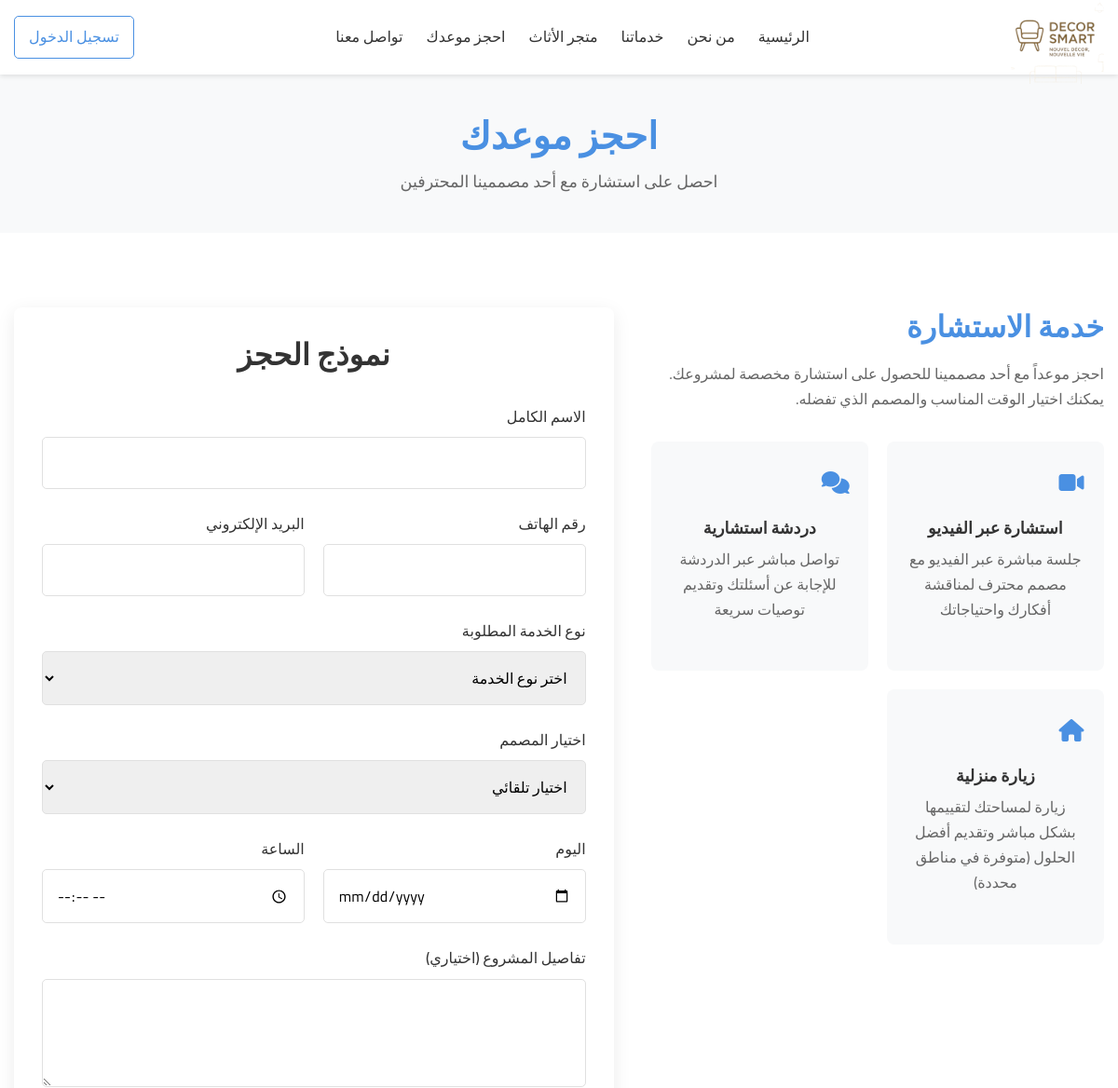
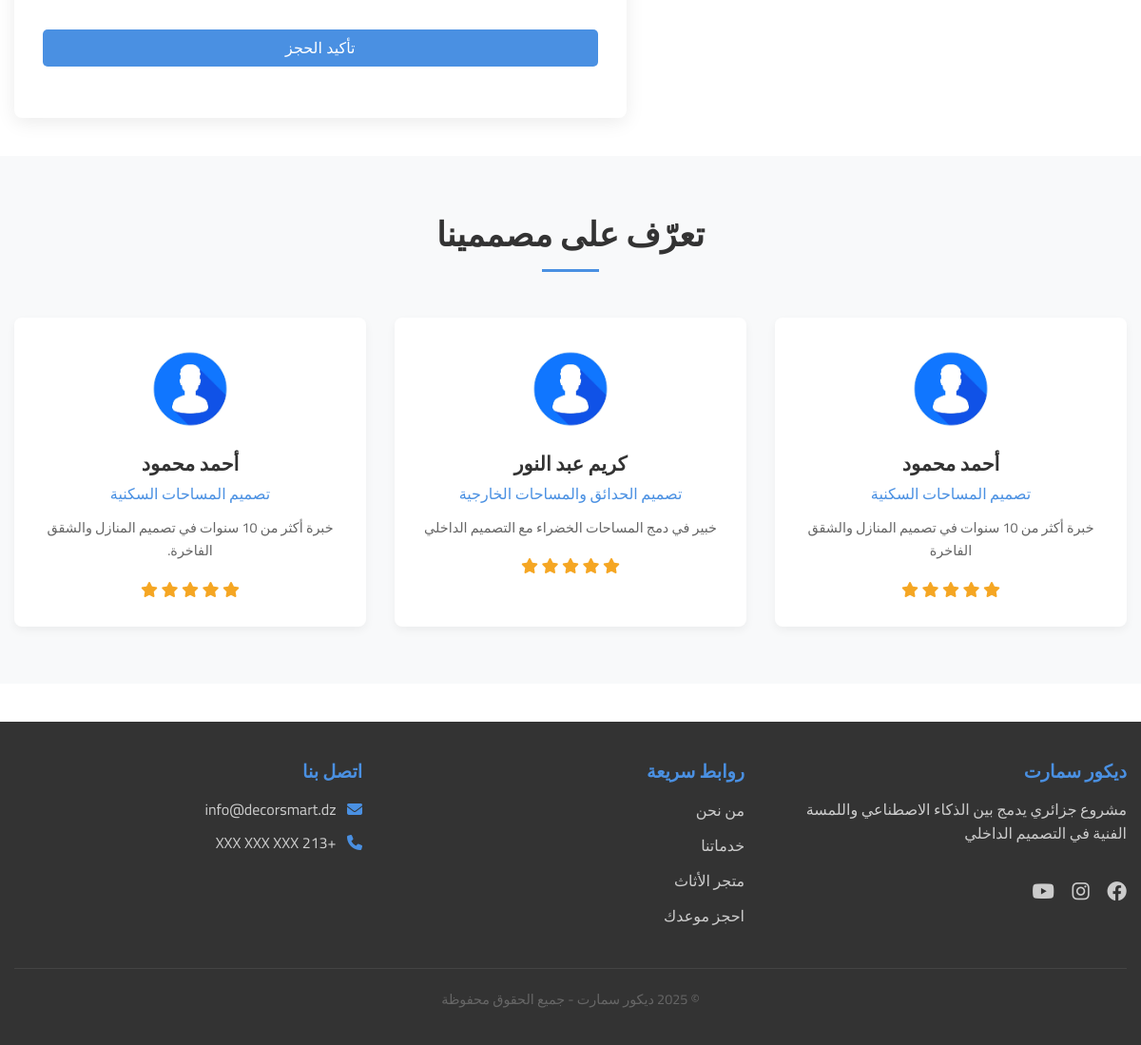
The page /booking on the database its author committed (2 pictures, top to bottom).
### tables this page shows
CREATE TABLE designers (
    id INTEGER PRIMARY KEY AUTOINCREMENT,
    name TEXT NOT NULL,
    specialty TEXT NOT NULL,
    image TEXT DEFAULT 'default-designer.jpg',
    rating INTEGER DEFAULT 4,
    bio TEXT,
    available INTEGER DEFAULT 1
);

### app.py (the view)
@app.route('/booking')
def booking():
    db = get_db()
    designers = db.execute('SELECT id, name, specialty FROM designers WHERE available = 1 ORDER BY name').fetchall()
    min_date = datetime.now().date().isoformat()  # الحد الأدنى هو تاريخ اليوم
    featured_designers = db.execute(
        'SELECT * FROM designers WHERE available = 1 ORDER BY rating DESC LIMIT 3'
    ).fetchall()
    return render_template('booking.html',
                          designers=designers,
                          min_date=min_date,
                          featured_designers=featured_designers)

### app.py (called while the page is built)
def get_db():
    if 'db' not in g:
        g.db = sqlite3.connect(
            app.config['DATABASE'],
            detect_types=sqlite3.PARSE_DECLTYPES
        )
        g.db.row_factory = sqlite3.Row
    return g.db

### templates/booking.html (shortened to what this page needs)
{% extends "layout.html" %}
{% block content %}
<section class="page-header">
    <div class="container">
        <h1>احجز موعدك</h1>
        <p>احصل على استشارة مع أحد مصممينا المحترفين</p>
    </div>
</section>
<section class="booking-section">
    <div class="container">
        <div class="booking-content">
            <div class="booking-info">
                <h2>خدمة الاستشارة</h2>
                <p>احجز موعداً مع أحد مصممينا للحصول على استشارة مخصصة لمشروعك. يمكنك اختيار الوقت المناسب والمصمم الذي تفضله.</p>
                <div class="info-cards">
                    <div class="info-card">
                        <div class="info-icon">
                            <i class="fas fa-video"></i>
                        </div>
                        <h3>استشارة عبر الفيديو</h3>
                        <p>جلسة مباشرة عبر الفيديو مع مصمم محترف لمناقشة أفكارك واحتياجاتك</p>
                    </div>
                    <div class="info-card">
                        <div class="info-icon">
                            <i class="fas fa-comments"></i>
                        </div>
                        <h3>دردشة استشارية</h3>
                        <p>تواصل مباشر عبر الدردشة للإجابة عن أسئلتك وتقديم توصيات سريعة</p>
                    </div>
                    <div class="info-card">
                        <div class="info-icon">
                            <i class="fas fa-home"></i>
                        </div>
                        <h3>زيارة منزلية</h3>
                        <p>زيارة لمساحتك لتقييمها بشكل مباشر وتقديم أفضل الحلول (متوفرة في مناطق محددة)</p>
                    </div>
                </div>
            </div>
            <div class="booking-form-container">
                <h2>نموذج الحجز</h2>
                <form id="bookingForm" class="booking-form">
                    <div class="form-group">
                        <label for="fullName">الاسم الكامل</label>
                        <input type="text" id="fullName" name="full_name" required>
                    </div>
                    <div class="form-row">
                        <div class="form-group half">
                            <label for="phone">رقم الهاتف</label>
                            <input type="tel" id="phone" name="phone" required>
                        </div>
                        <div class="form-group half">
                            <label for="email">البريد الإلكتروني</label>
                            <input type="email" id="email" name="email" required>
                        </div>
                    </div>
                    <div class="form-group">
                        <label for="serviceType">نوع الخدمة المطلوبة</label>
                        <select id="serviceType" name="service_type" required>
                            <option value="">اختر نوع الخدمة</option>
                        </select>
                    </div>
                    <div class="form-group">
                        <label for="designer">اختيار المصمم</label>
                        <select id="designer" name="designer">
                            <option value="auto">اختيار تلقائي</option>
                        </select>
                    </div>
                    <div class="form-row">
                        <div class="form-group half">
                            <label for="bookingDate">اليوم</label>
                            <input type="date" id="bookingDate" name="booking_date" required min="{{ min_date }}">
                        </div>
                        <div class="form-group half">
                            <label for="bookingTime">الساعة</label>
                            <input type="time" id="bookingTime" name="booking_time" required min="09:00" max="18:00">
                        </div>
                    </div>
                    <div class="form-group">
                        <label for="projectDetails">تفاصيل المشروع (اختياري)</label>
                        <textarea id="projectDetails" name="project_details" rows="3"></textarea>
                    </div>
                    <div class="form-group">
                        <button type="submit" class="btn btn-primary btn-block">تأكيد الحجز</button>
                    </div>
                </form>
            </div>
        </div>
    </div>
</section>
<section class="designers-section">
    <div class="container">
        <h2 class="section-title">تعرّف على مصممينا</h2>
        <div class="designers-grid">
            {% for designer in featured_designers %}
            <div class="designer-card">
                <div class="designer-image">
                    <img src="{{ url_for('static', filename='images/pirson.png') }}" alt="{{ designer.name }}">
                </div>
                <h3 class="designer-name">{{ designer.name }}</h3>
                <p class="designer-specialty">{{ designer.specialty }}</p>
                <p class="designer-bio">{{ designer.bio }}</p>
                <div class="designer-rating">
                    {% for i in range(designer.rating) %}
                    <i class="fas fa-star"></i>
                    {% endfor %}
                </div>
            </div>
            {% endfor %}
        </div>
    </div>
</section>
{% endblock %}

### static/css/style.css (style rules this page uses)
:root { --primary-color: #4a90e2; --secondary-color: #f5a623; --text-color: #333; --light-text-color: #666; --bg-color: #ffffff; --light-bg-color: #f8f9fa; --border-color: #e0e0e0; --font-family: 'Cairo', sans-serif; --header-height: 80px; }
* { box-sizing: border-box; margin: 0; padding: 0; }
html { scroll-behavior: smooth; }
body { font-family: var(--font-family); color: var(--text-color); background-color: var(--bg-color); line-height: 1.7; direction: rtl; }
.container { max-width: 1200px; margin: 0 auto; padding: 0 15px; }
img { max-width: 100%; height: auto; display: block; }
h1, h2, h3, h4, h5, h6 { font-weight: 600; margin-bottom: 1rem; line-height: 1.3; }
h1 { font-size: 2.5rem; }
h2 { font-size: 2rem; }
h3 { font-size: 1.5rem; }
p { margin-bottom: 1rem; color: var(--light-text-color); }
.section-title { text-align: center; margin-bottom: 3rem; font-size: 2.2rem; position: relative; padding-bottom: 1rem; }
.section-title::after { content: ''; position: absolute; bottom: 0; left: 50%; transform: translateX(-50%); width: 60px; height: 3px; background-color: var(--primary-color); }
.btn { display: inline-block; padding: 10px 25px; border-radius: 5px; font-size: 1rem; font-weight: 500; cursor: pointer; transition: all 0.3s ease; text-align: center; border: none; }
.btn-primary { background-color: var(--primary-color); color: #fff; }
.btn-block { display: block; width: 100%; }
.page-header { background-color: var(--light-bg-color); padding: 40px 0; text-align: center; margin-bottom: 40px; }
.page-header h1 { margin-bottom: 0.5rem; color: var(--primary-color); }
.page-header p { color: var(--light-text-color); font-size: 1.1rem; margin-bottom: 0; }
.form-group { margin-bottom: 1.5rem; }
.form-group label { display: block; margin-bottom: 8px; font-weight: 500; color: var(--text-color); }
.form-group input[type="text"], .form-group input[type="email"], .form-group input[type="tel"], .form-group input[type="date"], .form-group input[type="time"], .form-group select, .form-group textarea { width: 100%; padding: 12px 15px; border: 1px solid var(--border-color); border-radius: 5px; font-size: 1rem; font-family: var(--font-family); transition: border-color 0.3s ease; }
.form-group textarea { resize: vertical; min-height: 100px; }
.form-row { display: flex; gap: 20px; }
.form-group.half { flex: 1; }
.booking-section { padding: 40px 0; }
.booking-content { display: flex; gap: 40px; flex-wrap: wrap; }
.booking-info { flex: 1; min-width: 300px; }
.booking-info h2 { color: var(--primary-color); margin-bottom: 1rem; }
.booking-info p { margin-bottom: 2rem; }
.info-cards { display: grid; gap: 20px; grid-template-columns: repeat(auto-fit, minmax(200px, 1fr)); }
.info-card { background: var(--light-bg-color); padding: 20px; border-radius: 8px; text-align: center; }
.info-icon { font-size: 2rem; color: var(--primary-color); margin-bottom: 1rem; }
.info-card h3 { font-size: 1.1rem; margin-bottom: 0.5rem; }
.booking-form-container { flex: 1.2; min-width: 350px; background: #fff; padding: 30px; border-radius: 8px; box-shadow: 0 5px 20px rgba(0,0,0,0.08); }
.booking-form-container h2 { text-align: center; margin-bottom: 2rem; }
.designers-section { padding: 60px 0; background-color: var(--light-bg-color); }
.designers-grid { display: grid; grid-template-columns: repeat(auto-fit, minmax(280px, 1fr)); gap: 30px; }
.designer-card { background: #fff; padding: 25px; border-radius: 8px; text-align: center; box-shadow: 0 4px 10px rgba(0,0,0,0.05); }
.designer-image img { width: 100px; height: 100px; border-radius: 50%; object-fit: cover; margin: 0 auto 15px; }
.designer-name { font-size: 1.3rem; margin-bottom: 5px; }
.designer-specialty { color: var(--primary-color); font-weight: 500; margin-bottom: 10px; }
.designer-bio { font-size: 0.9rem; color: var(--light-text-color); margin-bottom: 15px; }
.designer-rating { color: var(--secondary-color); }
.info-icon { font-size: 1.5rem; color: var(--primary-color); margin-top: 5px; width: 30px; text-align: center; }

### rows shown on the page
designers: name "أحمد محمود", specialty "تصميم المساحات السكنية", bio "خبرة أكثر من 10 سنوات في تصميم المنازل والشقق الفاخرة", rating 5 (drawn)
designers: name "كريم عبد النور", specialty "تصميم الحدائق والمساحات الخارجية", bio "خبير في دمج المساحات الخضراء مع التصميم الداخلي", rating 5 (drawn)
designers: name "أحمد محمود", specialty "تصميم المساحات السكنية", bio "خبرة أكثر من 10 سنوات في تصميم المنازل والشقق الفاخرة.", rating 5 (drawn)
